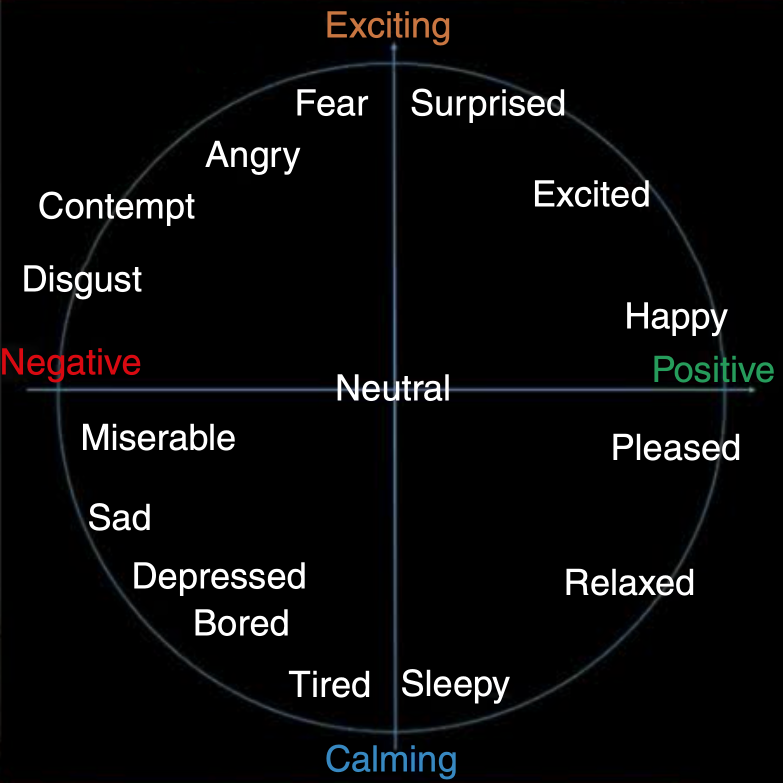
#> input picture MagicCircle_.png, 1565 x 1565 px (shown at 1/2 size)
$ python make_inference_video.py
#> lines starting #> are read from the running program, lines starting #| are printed output that depends on the picture
import numpy as np
import cv2
import os
import PIL

# path = r'C:\Users\Rajnish\Desktop\geeksforgeeks\geeks.png'

# # Reading an image in default mode
# image = cv2.imread(path)

# # Window name in which image is displayed
# window_name = 'Image'

# # font
# font = cv2.FONT_HERSHEY_SIMPLEX

# # org
# org = (50, 50)

# # fontScale
# fontScale = 1

# # Blue color in BGR
# color = (255, 0, 0)

# # Line thickness of 2 px
# thickness = 2

# # Using cv2.putText() method
# image = cv2.putText(image, 'OpenCV', org, font,
#                    fontScale, color, thickness, cv2.LINE_AA)

# # Displaying the image
# cv2.imshow(window_name, image)


def label_rescale(matriX):
    matriX = 360*matriX + 360*np.ones(np.shape(matriX))
    return matriX


input_npz = './MSP_videos_npz'
output_mp4 = './MSP_videos_mp4'
output_labels = './Custom_outs/'
# targets = './targetLabels/'
# fourcc = cv2.VideoWriter_fourcc('F', 'F', 'V', '1')
fourcc = cv2.VideoWriter_fourcc('m', 'p', '4', 'v')
fps = 25
circle = cv2.imread('MagicCircle_.png')
#> circle is the input picture: shape (1565, 1565, 3); mean B, G, R 10.4, 10, 10.1
circle_ = cv2.resize(circle, (720, 720))
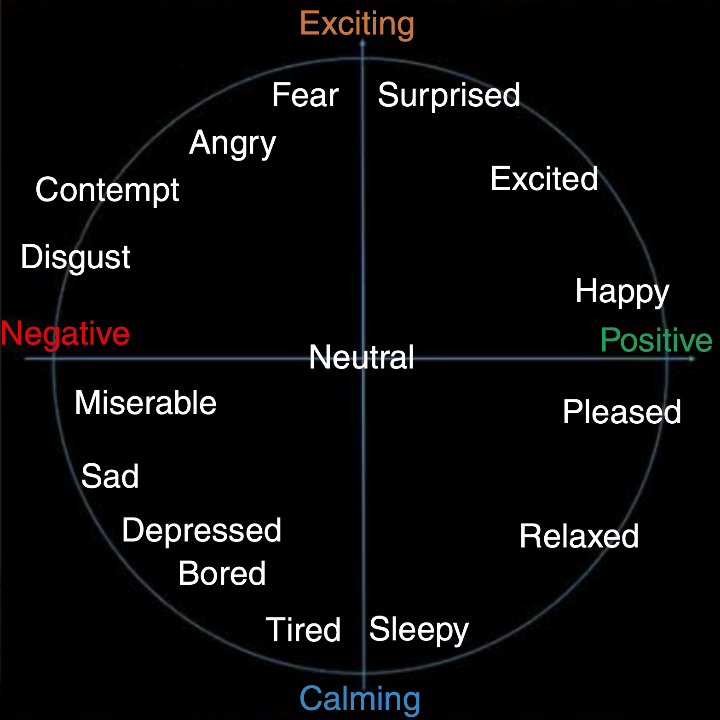
#> circle_: shape (720, 720, 3); mean B, G, R 10.4, 10, 10.1
red_patch = np.zeros((32, 32, 3))
red_patch[:, :, 2] = 255
green_patch = np.zeros((32, 32, 3))
green_patch[:, :, 1] = 255

try:
    os.mkdir(output_mp4)
except:
    print('Output directory exists')
# selected_list = ['SAH_C6_S181_P362_VC1_000742_001590', 'SAL_C1_S025_P050_VC1_000701_001916', 'SSD_C2_S035_P069_VC1_002352_003021', 'SVH_C4_S107_P214_VC1_005501_006000', 'SVH_C5_S144_P287_VC1_003201_003701']
# selected_list = ['SAH_C1_S009_P018_VC1_004321_005367.npz','SAH_C2_S037_P074_VC1_002225_003088.npz']

# selected_list = os.listdir(output_labels)

#> (the run stopped early here; a loop or call above may not have finished)
